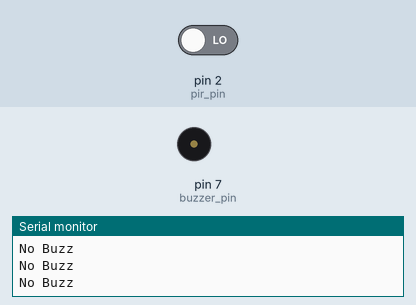
A sketch run on a simulated Arduino Uno, built with avr-gcc and run on an emulated ATmega328P. Shown: buzzer (waves = sounding, pin HIGH), the last lines printed to the serial monitor. The inputs (shaded band) are chosen by the test bench; at power-on: pin 2 (pir_pin) LOW.

Above: at 1.2 s.
1.3 s: pin 2 (pir_pin) driven HIGH
At 1.7 s:
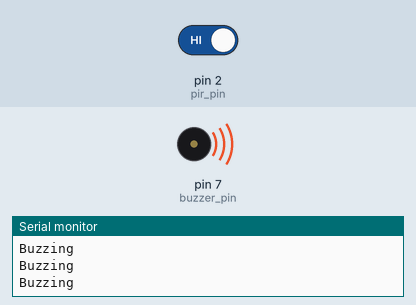
2.8 s: pin 2 (pir_pin) driven LOW
At 4.0 s:
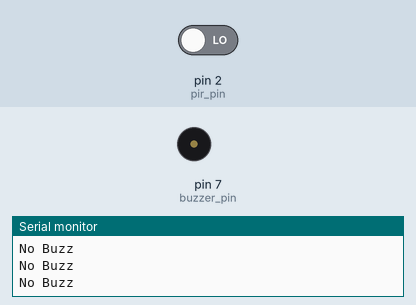
Timing chart, 0 to 5.8 s (numbered marks = the images above; inputs shaded):
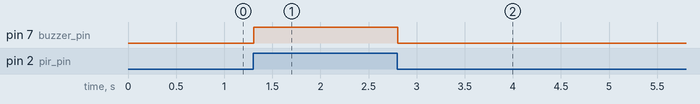

The sketch:

Task_1_1P.ino
```cpp
int pir_pin = 2;
int buzzer_pin = 7;
void setup()
{
 pinMode(pir_pin, INPUT);
 pinMode(buzzer_pin, OUTPUT);
 Serial.begin(9600);
}

void loop()
{
  if(digitalRead(pir_pin) == HIGH)
   {
    digitalWrite(buzzer_pin, HIGH);
    Serial.println("Buzzing");
   }
   else{
    digitalWrite(buzzer_pin, LOW);
    Serial.println("No Buzz");
   }
}
```

Measured:
- after the input at 1.3 s, pin 7 (buzzer_pin): LOW → HIGH at once
- after the input at 2.8 s, pin 7 (buzzer_pin): HIGH → LOW at once
